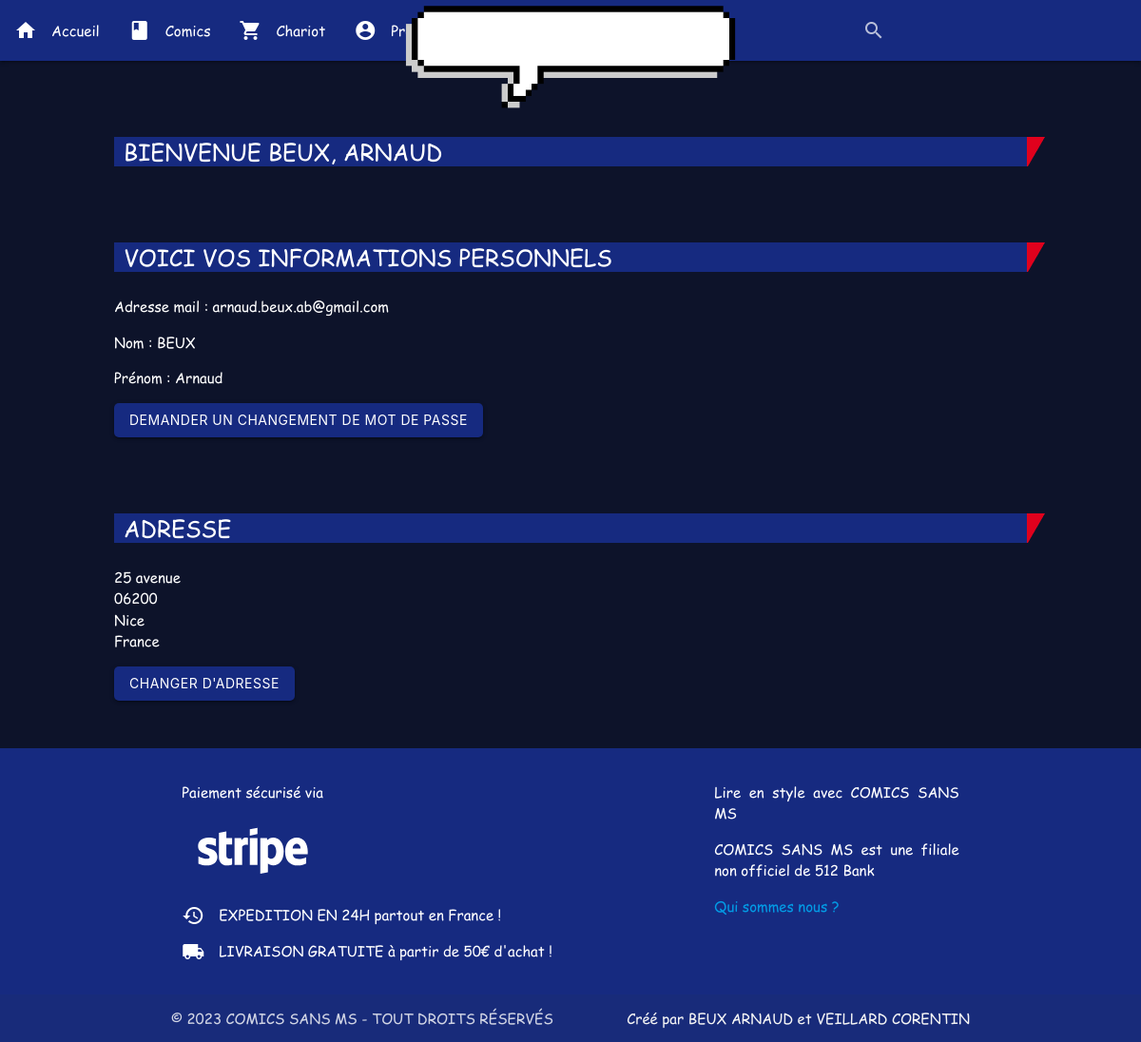
The app's page /userProfile.php (signed in), older data.
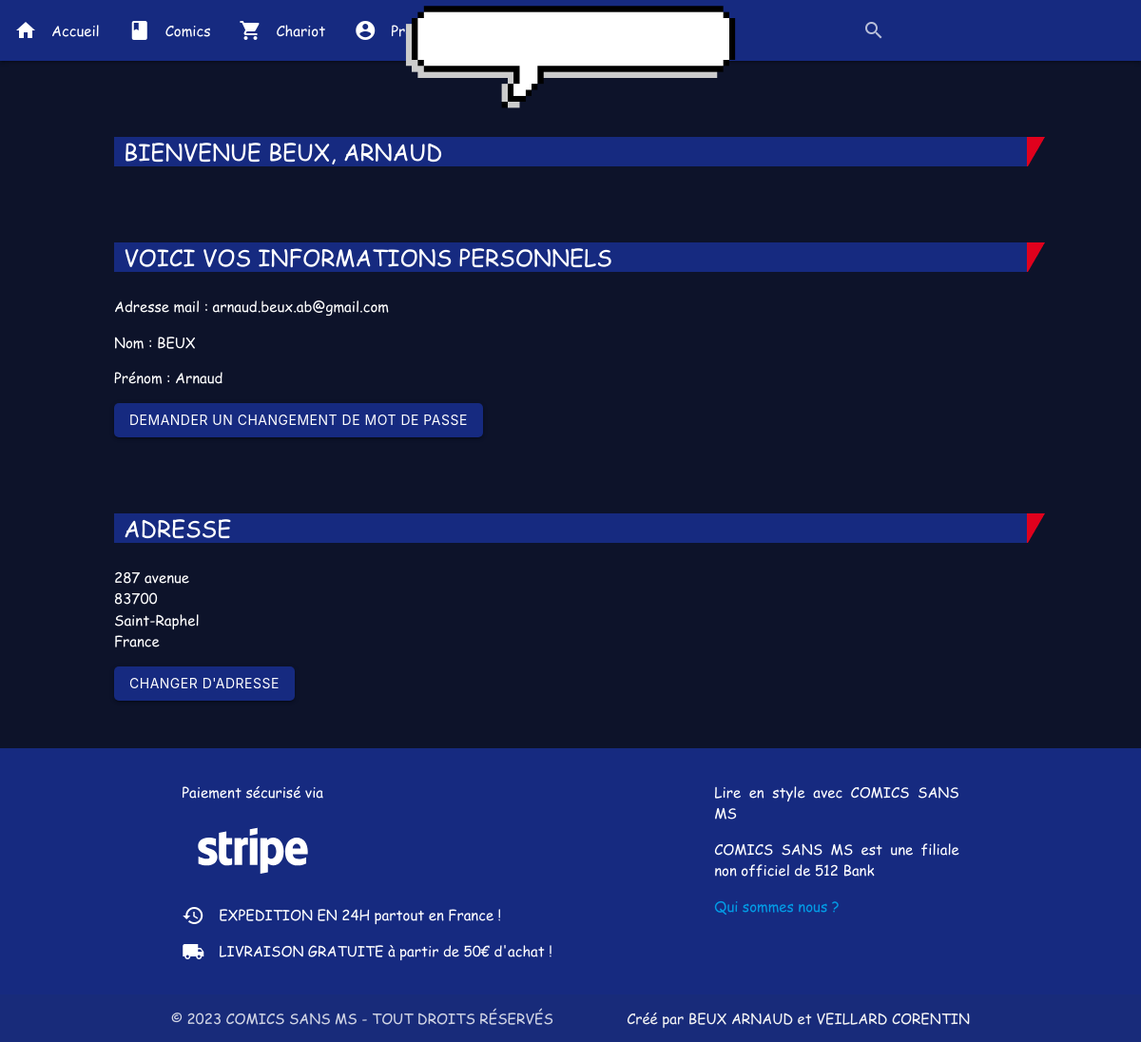
The same page, newer data.
### tables this page shows
CREATE TABLE client(
                       id INTEGER PRIMARY KEY,
                       name varchar(255) not null,
                       email varchar(255) not null,
                       password varchar(255) not null,
                       address varchar(255) not null,
                       city varchar(255) not null,
                       zip_code varchar(255) not null,
                       country varchar(255) not null
, firstName varchar(255));

### SqlApi.php (called while the page is built, shortened)
<?php
class SqlApi
{
    public function __construct()
    {
        $this->db = new PDO("sqlite:database.db");
        $this->db->setAttribute(PDO::ATTR_DEFAULT_FETCH_MODE, PDO::FETCH_ASSOC);
        $this->db->setAttribute(PDO::ATTR_ERRMODE, PDO::ERRMODE_EXCEPTION);
    }
    public function getUser(mixed $email, mixed $ashPassword)
    {
        $stmt = $this->db->prepare("SELECT * FROM client WHERE email=:email AND password=:password", [PDO::ATTR_CURSOR => PDO::CURSOR_FWDONLY]);
        $stmt->execute(array('email' => $email, 'password' => $ashPassword));
        $result = $stmt->fetch();
        return $result;
    }
}

### userProfile.php (the view, shortened to what this page needs)
<?php
require_once "head.php";
require_once "header.php";
require_once "SqlApi.php";
$sql = new SqlApi();
if (isset($_POST['password'])) {
    $email = filter_input(INPUT_POST, 'email', FILTER_SANITIZE_EMAIL);
    if (strlen($_POST['password']) > 50) {
        $_SESSION['error'] = "Password too long";
        header("Location: connexion.php");
        exit(0);
    }
    $ashPassword = hash('sha256', $_POST['password']);
} else {
    if (isset($_SESSION['password']) && isset($_SESSION['email'])) {
        $ashPassword = $_SESSION['password'];
        $email = $_SESSION['email'];
    } else {
        header("Location: connexion.php");
        exit(0);
    }
}
$result = $sql->connectUser($email, $ashPassword);
if (!$result) {
    $_SESSION['error'] = "Wrong password";
    header("Location: connexion.php");
    exit(0);
} else {
    $user = $sql->getUser($email, $ashPassword);
}
?>
        <main>
            <h1>Bienvenue <?php echo $user["name"].", ".$user["firstName"] ?> <span class="sprt s-category-border-rr inline-block"></span></h1>
            <div class="user-info">
<h1>Voici vos informations personnels<span class="sprt s-category-border-rr inline-block"></span></h1>
                <p>Adresse mail : <?php echo $user["email"] ?></p>
                <p>Nom : <?php echo $user["name"] ?></p>
                <p>Prénom : <?php echo $user["firstName"] ?></p>
                <button class="btn waves-effect" onclick="window.location.href='changeUserPassword.php'">Demander un changement de mot de passe</button>
                <h1>Adresse<span class="sprt s-category-border-rr inline-block"></span></h1>
                <p><?php echo $user["address"] ?><br><?php echo $user["zip_code"] ?><br><?php echo $user["city"] ?>
                    <br>
                    <?php echo $user["country"] ?></p>
                <button class="btn waves-effect" onclick="window.location.href = 'changeUserAddress.php';">Changer d'adresse</button>
            </div>
        </main>
<?php
require_once "footer.php";
?>

### head.php (shortened to what this page needs)
<!doctype html>
<html lang="en">
<head>
    <link rel="stylesheet" href="https://cdnjs.cloudflare.com/ajax/libs/materialize/1.0.0/css/materialize.min.css">
    <link rel="stylesheet" href="assets/base.css">
</head>

### header.php (shortened to what this page needs)
<header>
    <div>
        <nav>
            <div class="nav-wrapper">
                <a href="index.php" class="brand-logo center"><img src="assets/images/logo.gif" alt="" width="70%"></a>
                <ul class="right hide-on-med-and-down">
                        <form action="search.php" method="get">
                            <div class="input-field">
                                <input id="search" type="search" name="search" required>
                                <label class="label-icon" for="search"><i class="material-icons">search</i></label>
                                <i class="material-icons">close</i>
                            </div>
                        </form>
                </ul>
                <ul class="left hide-on-med-and-down">
                    <li><a  href="index.php"><i class="material-icons left">home</i>Accueil</a></li>
                    <li><a  href="products.php"><i class="material-icons left">book</i>Comics</a></li>
                    <li><a href="cart.php"><i class="material-icons left">shopping_cart</i>Chariot</a></li>
                    <?php
                    if(isset($_SESSION['email'])){
                        echo "<li><a href='connexion.php'><i class='material-icons left'>account_circle</i>Profile</a></li>";
                        echo "<li><a href='logout.php'><i class='material-icons left'>exit_to_app</i>Se déconnecter</a></li>";
                    }else{
                        echo "<li><a href='connexion.php'><i class='material-icons left'>account_circle</i>Se connecter</a></li>";
                    }
                    ?>
                </ul>
            </div>
        </nav>
    </div>
</header>

### footer.php (shortened to what this page needs)
<footer class="page-footer">
    <div class="container">
        <div class="row">
            <div class="col l6 s12">
                <p>Paiement sécurisé via</p>
                <img src="assets/images/Stripe%20wordmark%20-%20white.svg" alt="" width="150">
                <p><i class="material-icons left">history</i>EXPEDITION EN 24H partout en France !</p><p><i class="material-icons left">local_shipping</i>LIVRAISON GRATUITE à partir de 50€ d'achat !</p>
            </div>
            <div class="col l4 offset-l2 s12">
                <p>Lire en style avec COMICS SANS MS</p>
                <p>COMICS SANS MS est une filiale non officiel de 512 Bank</p>
                <a href="about.php">Qui sommes nous ?</a>
            </div>
        </div>
    </div>
    <div class="footer-copyright">
        <div class="container">
            © 2023 COMICS SANS MS - TOUT DROITS RÉSERVÉS
            <a class="grey-text text-lighten-4 right">Créé par BEUX ARNAUD et VEILLARD CORENTIN</a>
        </div>
    </div>
</footer>

### assets/base.css (style rules this page uses)
:root { --color-primary: #162a80; --color-secondary: #0d132a; --color-tertiary: #1d3365; --text: #fff; }
main { flex: 1 0 auto; }
.material-icons { color: var(--text); line-height: 1; }
.sprt { position: absolute; top: 0; right: -19px; }
.s-category-border-rr { width: 19px; height: 31px; background-position: -403px -5px; }
.sprt { background-image: url("./images/sprt.png"); background-color: transparent; background-repeat: no-repeat; }
h1 { position: relative; background: var(--color-primary); color: #ffffff; font-family: "Comic Sans MS",sans-serif; height: 31px; line-height: 31px; padding: 0 5px 0 10px; font-size: 24px; text-transform: uppercase; margin-top: 80px; }
input[type="search"] { color: var(--text); }
.btn { background-color: var(--color-primary); color: var(--text); border-radius: 5px; cursor: pointer; }
p { text-align: justify; }
main { margin: 0 auto; width: 80%; }
nav { background-color: var(--color-primary); }
.page-footer { background-color: var(--color-primary); margin-top: 50px; }

Row changes from the older to the newer data that the page shows:
changed client "BEUX": address "25 avenue" → "287 avenue"; zip_code "06200" → "83700"; city "Nice" → "Saint-Raphel"
